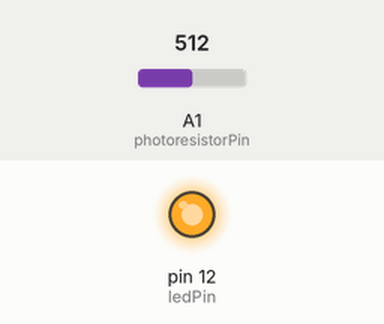
Recording of a sketch running on a simulated Arduino Uno, built with avr-gcc and run on an emulated ATmega328P. On the bench: output pins drawn as LEDs (lit = HIGH). The inputs (shaded band) are chosen by the test bench; at power-on: A1 (photoresistorPin) = 512.

Above: at 1.2 s.
1.3 s: A1 (photoresistorPin) set to 126
2.8 s: A1 (photoresistorPin) set to 108
At 4.0 s:
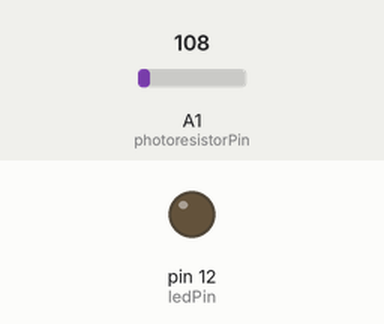
4.3 s: A1 (photoresistorPin) set to 122
At 5.2 s:
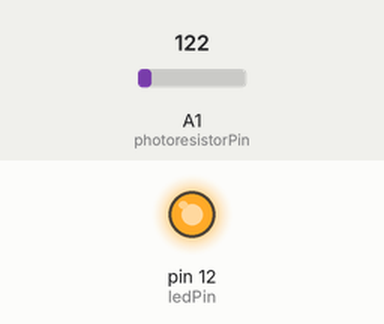
5.9 s: A1 (photoresistorPin) set to 105
At 6.5 s:
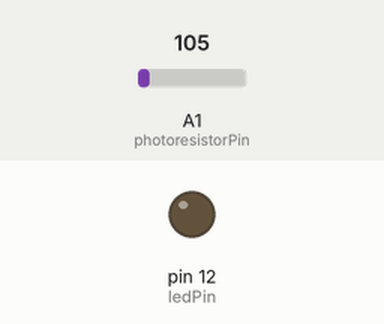
Timing chart, 0 to 8.5 s (numbered marks = the images above; inputs shaded):
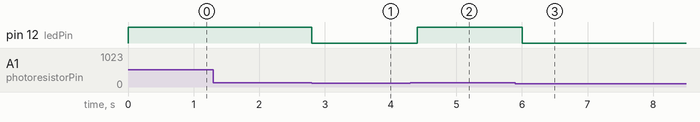

Measured:
- the behaviour switches between 116 and 115 on A1 (photoresistorPin) (found by bisection; images 0 and 1)
- after the input at 1.3 s, every drawn part: stays the same
- after the input at 2.8 s, pin 12 (ledPin): HIGH → LOW at once
- after the input at 4.3 s, pin 12 (ledPin): LOW → HIGH after 0.10 s
- after the input at 5.9 s, pin 12 (ledPin): HIGH → LOW after 0.10 s

The sketch:

CodeMiroirs.ino
```cpp
// Pin de la photoresistance
const int photoresistorPin = A1;

// Pin de la LED
const int ledPin = 12;

// Seuil de luminosité pour allumer la LED
const int seuilLuminosite = 115;

void setup() {
  // Initialisation de la communication série
  Serial.begin(9600);

  // Configuration des broches
  pinMode(photoresistorPin, INPUT);
  pinMode(ledPin, OUTPUT);
}

void loop() {
  // Lecture de la valeur de la photoresistance
  int valeurLuminosite = analogRead(photoresistorPin);

  // Affichage de la valeur de luminosité (facultatif)
  //Serial.print("Luminosite : ");
  //Serial.println(valeurLuminosite);

  // Vérification si la luminosité est en dessous du seuil
  if (valeurLuminosite > seuilLuminosite) {
    // Allumer la LED
    digitalWrite(ledPin, HIGH);
  } else {
    // Éteindre la LED
    digitalWrite(ledPin, LOW);
  }

  // Attendre un court laps de temps
  delay(200);
}
```
